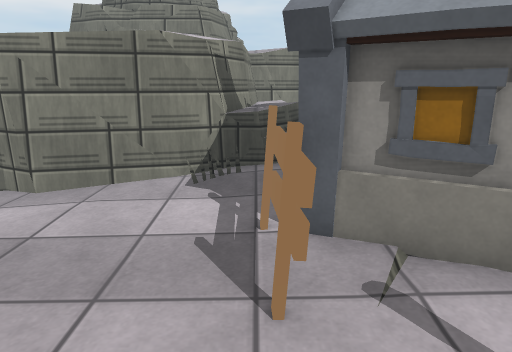
view 1 (above)

23 first-person views from a walk through a scene from a Unity 3-D project. The camera is 1.3 m above the floor, tilts 14° down and sees 70° across. The floor is counted in squares, 0.5 m on a side. Each view is taken from the middle of a square. On the plan, view 1 faces up. The plan holds only what a view shows up to about 20 squares ahead; the rest is blank. The place goes on beyond the plan. The player character is not drawn. Some surface patterns are stand-ins.

view 2
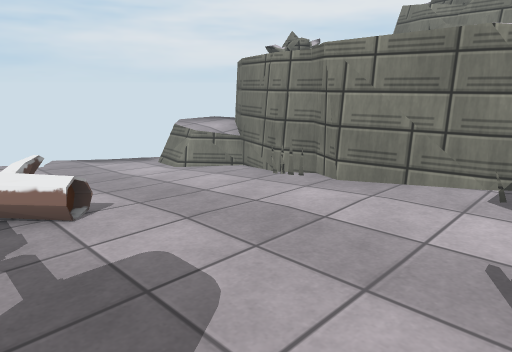

view 3
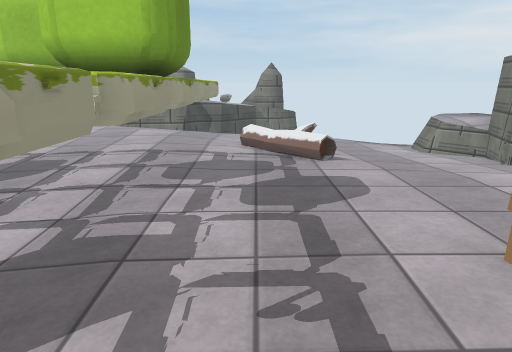

view 4
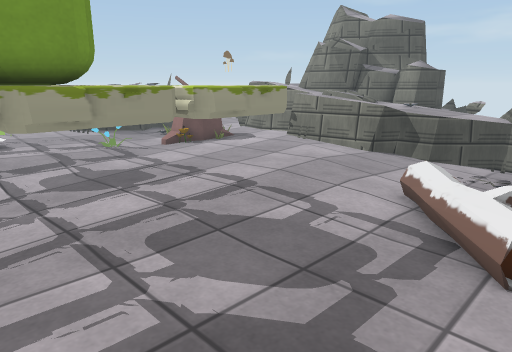

view 5
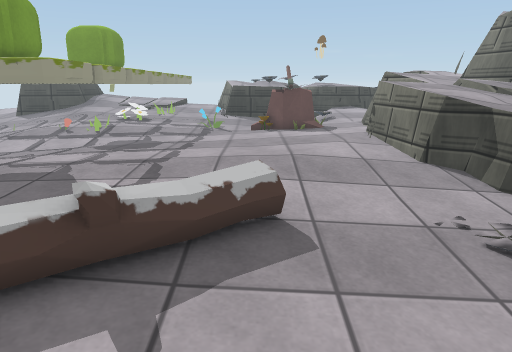

view 6
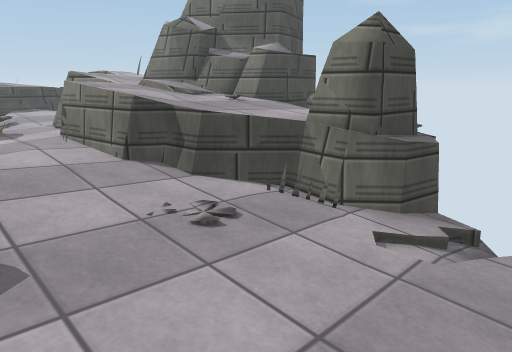

view 7
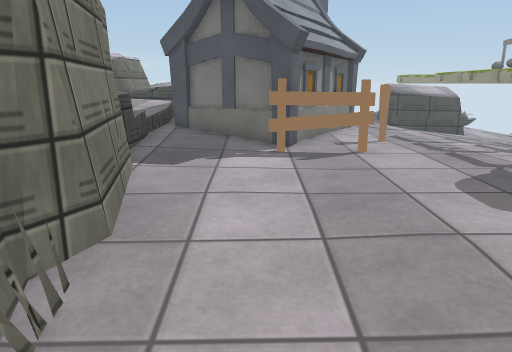

view 8
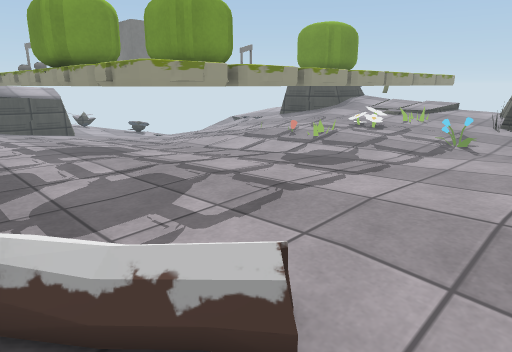

view 9
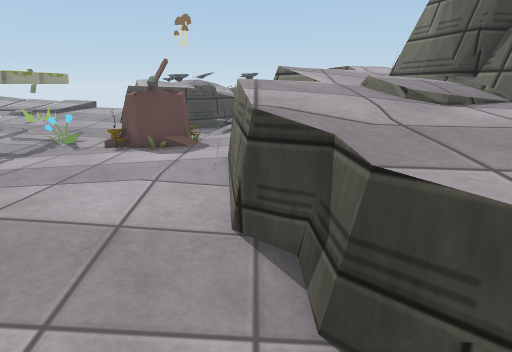

view 10
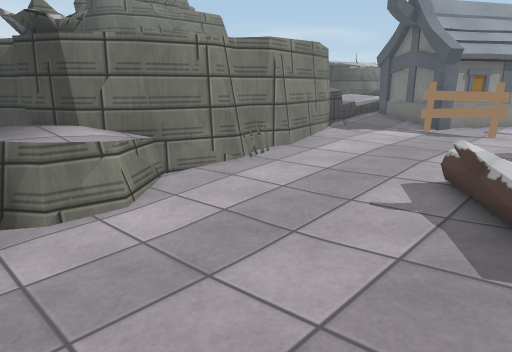

view 11
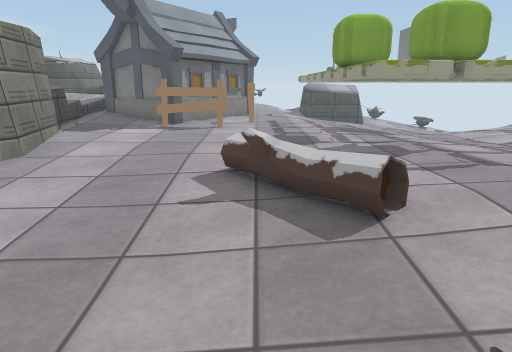

view 12
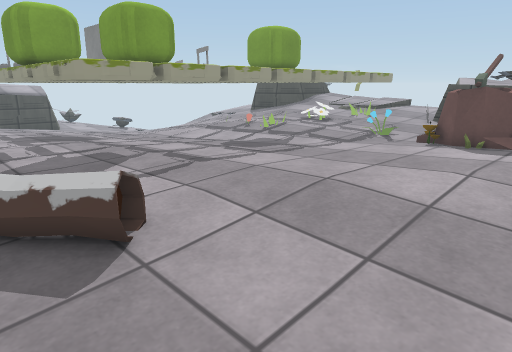

view 13
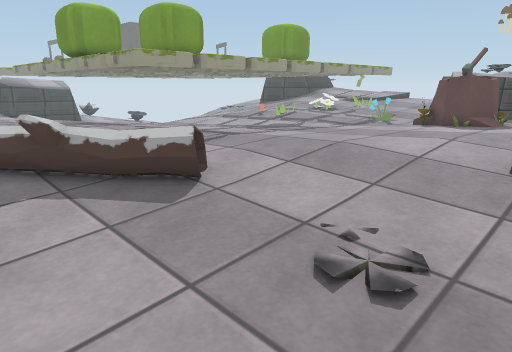

view 14
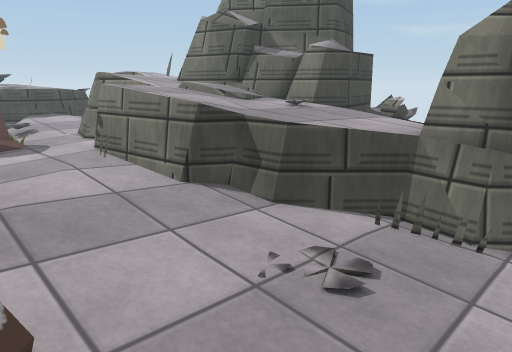

view 15
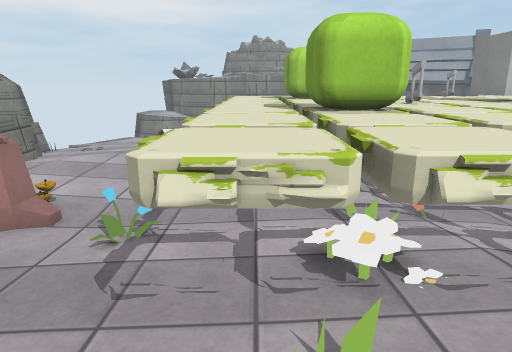

view 16
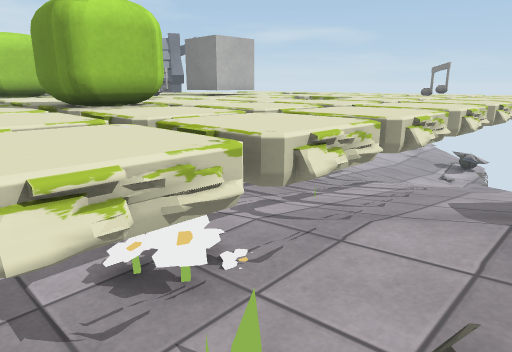

view 17
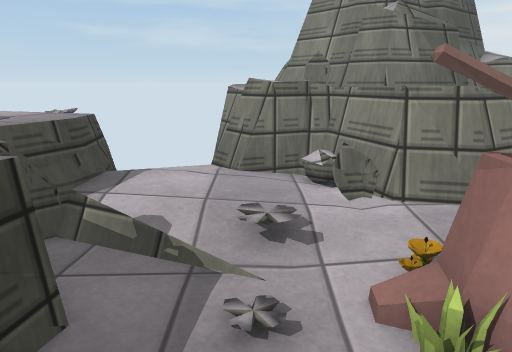

view 18
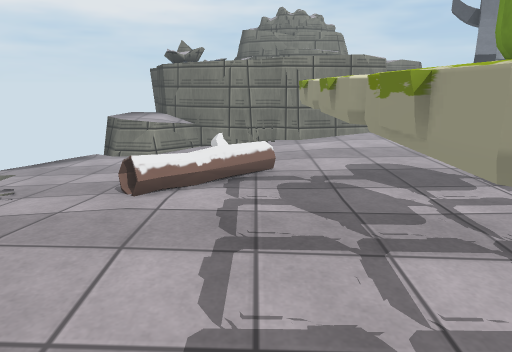

view 19
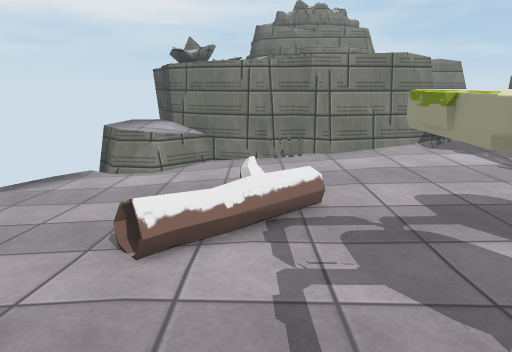

view 20
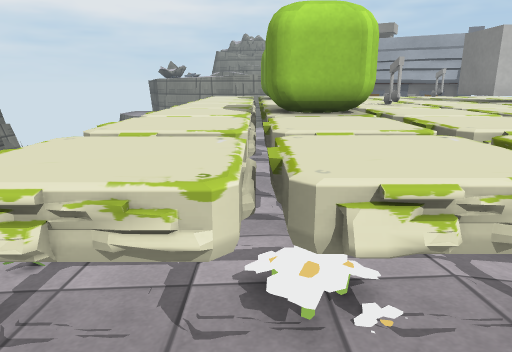

view 21
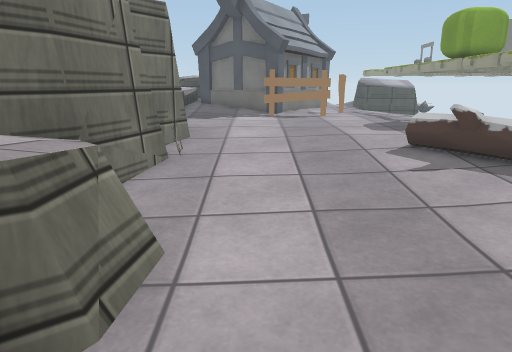

view 22
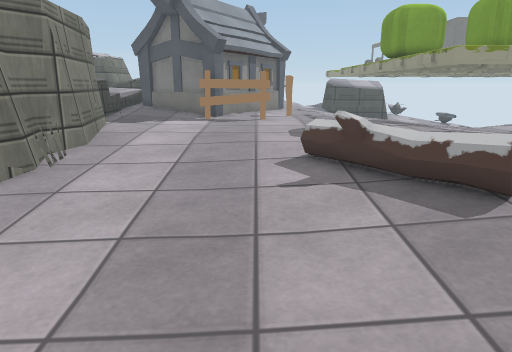

view 23
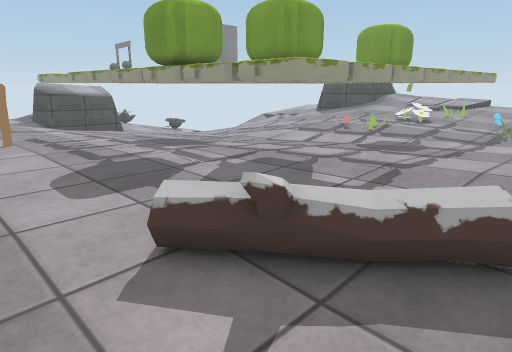

### Floor plan
Key: @ floor where view 1 was taken; # wall or solid block; x gap in a wall; . main floor; : floor 0.25 m higher than the main floor; - floor 0.25 m lower than the main floor; + floor 0.5 m higher than the main floor; _ floor 0.5 m lower than the main floor; < floor 0.75 m lower than the main floor; * floor 1 m higher than the main floor; / step, stairs or slope; = window, fence, low wall or low ledge; ^ raised ledge; O other object.
Columns run from 20 left of view 1 to 5 right of it. Each row starts with its distance up from view 1.
 14                     #
 13       ##           ^#*
 12      ^^#           ^**
 11      ^^^##        ##*+++
 10     #^^^^##########=.::O
  9      x^^=--#=-#=.....:OO
  8   ______-----.........OO
  7   _____------........OO
  6   ____-------.......OOO
  5   ___-------........OOOOO
  4  <//--------........OO.OOO
  3 =_//-------..............O
  2 ##---------OO..........O..
  1 ###------.OO..............
  0 ##=-----.O..........@.....
 -1 ^^^---.......^^^^^O#^^^^^^
 -2 ^^^^.........^^^ ^OO^ ^O^^
 -3 ^^^^.........^^^^^OO^ ^^^^
 -4 ^^^^^........^^#OO^^^^^^^^
 -5 ^^^^^..:.....^^OOO^ ^^^^^^
 -6 ^^^^^ :......^^^^^^^^^##O
 -7 ^^^^^=:......^^^^^^^^^###
 -8 ^^^^^=:......^^^^^^^^^##
 -9 ^^^=:::......^^^^^^O^##
-10 ^^^^=:.......^^^^^^^^ #
-11 ^^^^=:OOO/...^^#OO^^#
-12 ^^^==:OOO/...^^OOOOO#
-13 ^===:..OO..O.^^^^^O^^
-14 ^^#::........^^^^^^^^##
-15 #=::::.......^^^O^^^^^##
-16 ==::::.......^^^^^^^^^##
-17  ::::: == ...^OOO^^^^^^##
-18   :::#=^^^^=::::O:::+::
-19  =^^^^^^^  =:::::::
-20 x ^^^^     ^:::
-21 ^ ^^^    ^ ^
-22          ^

Where each view was taken, in squares from view 1:
view 1: 0 up, 0 right, facing up
view 2: 0 up, 0 right, facing up-left
view 3: 0 up, 5 right, facing left
view 4: 3 up, 2 left, facing down-left
view 5: 6 up, 11 left, facing down
view 6: 6 up, 11 left, facing down-left
view 7: 7 up, 11 left, facing right
view 8: 2 up, 13 left, facing down-right
view 9: 1 up, 16 left, facing down
view 10: 0 up, 17 left, facing up-right
view 11: 2 up, 17 left, facing right
view 12: 2 up, 16 left, facing down-right
view 13: 4 up, 17 left, facing down-right
view 14: 3 up, 11 left, facing down-left
view 15: 20 down, 6 left, facing up
view 16: 19 down, 7 left, facing up-right
view 17: 15 down, 9 left, facing left
view 18: 9 down, 8 left, facing up
view 19: 6 down, 9 left, facing up
view 20: 19 down, 5 left, facing up
view 21: 7 up, 18 left, facing right
view 22: 4 up, 17 left, facing right
view 23: 5 up, 12 left, facing down-right
